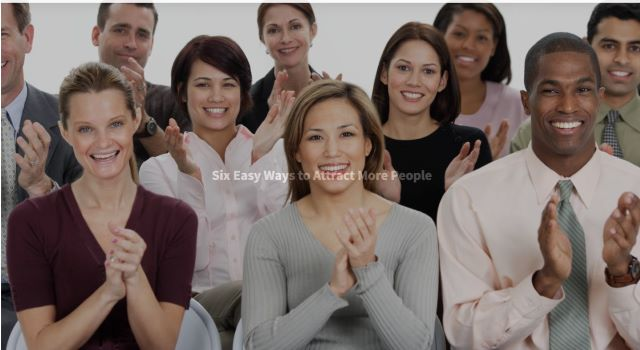
#> input picture example-images/faces.jpg, 640 x 350 px, found by its file name
$ python facedetection.py
#> lines starting #> are read from the running program, lines starting #| are printed output that depends on the picture; after the words box and inside, x2 and y2 are one past the last pixel; in counts of white or black regions, pixels touching at a corner belong together
import cv2 as cv

img= cv.imread("path"+"/faces.jpg")   #full path of the image
#> img is the input picture: shape (350, 640, 3); mean B, G, R 103.5, 108.8, 123.3
# img_resize= cv.resize(img, (600,350))
print(img.shape)
#| (350, 640, 3)
cv.imshow("Face", img)
cv.waitKey()

gray= cv.cvtColor(img, cv.COLOR_BGR2GRAY)
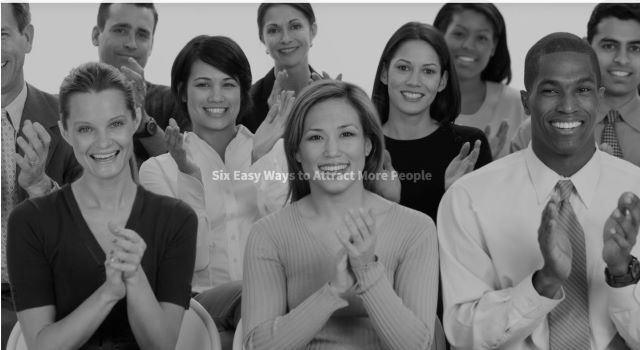
#> gray: shape (350, 640); min 0, max 255, mean 112.5
# cv.imshow("gray", gray)
# cv.waitKey()

haar_cascade= cv.CascadeClassifier("haar_face.xml")    #full path of the haar cascade
face_rect=haar_cascade.detectMultiScale(gray, scaleFactor=1.1,minNeighbors=3, minSize=(10,10))
#> face_rect = [[257, 6, 58, 58], [182, 60, 64, 64], [383, 45, 65, 65], [98, 8, 62, 62], [439, 12, 62, 62], [526, 59, 80, 80], [62, 97, 78, 78], [291, 105, 80, 80], [170, 143, 66, 66]]

print(f"Number of faces found={len(face_rect)}")
#| Number of faces found=9

for (x,y,w,h) in face_rect:
    rect=cv.rectangle(img, (x,y), (x+w,y+h), (255,0,0), 3)
    cv.imshow("Rect", rect)
    cv.waitKey()
#> this loop made 9 passes
#> pass 2, `rect=cv.rectangle(img, (x,y), (x+w,y+h), (255,0,0), 3)`:
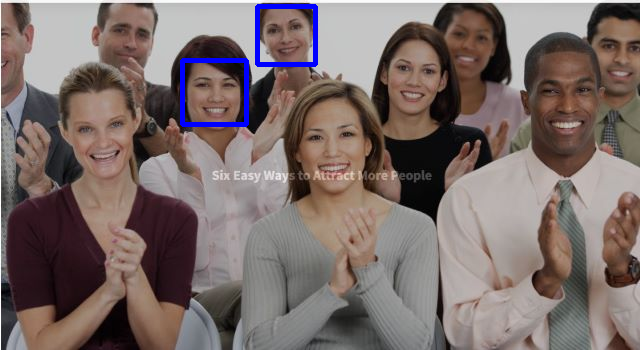
#> rect: shape (350, 640, 3); mean B, G, R 105.4, 107.8, 122.2
#> pass 3, `rect=cv.rectangle(img, (x,y), (x+w,y+h), (255,0,0), 3)`:
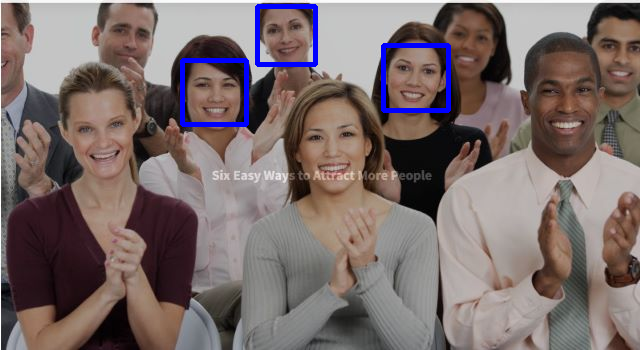
#> rect: shape (350, 640, 3); 0.57% of pixels changed, all inside (x1, y1, x2, y2) = (381, 43, 451, 113)
#> after the loop:
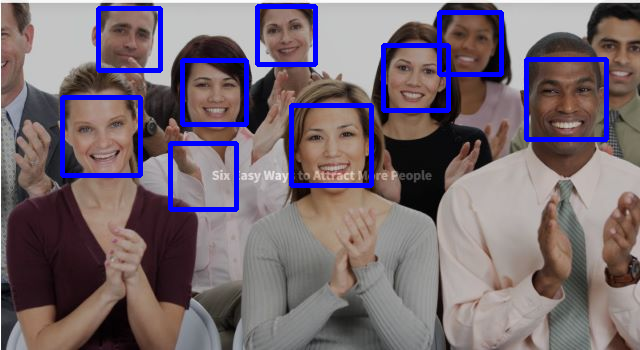
#> img: shape (350, 640, 3); 5.42% of pixels changed, all inside (x1, y1, x2, y2) = (60, 4, 609, 212)
